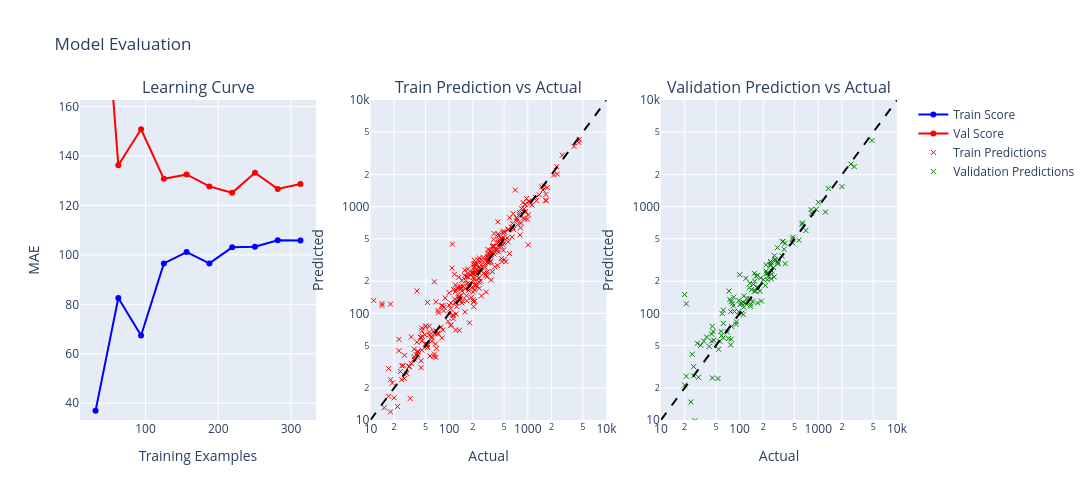

Notebook code cell kept with this figure:
### Code cell
plotting_pred_vs_actual_LC(pipeline10, X_train_ride_10, y_train_ride_10, X_val_ride_10, y_val_ride_10, X_train_ride_T1, X_val_ride_T1)
